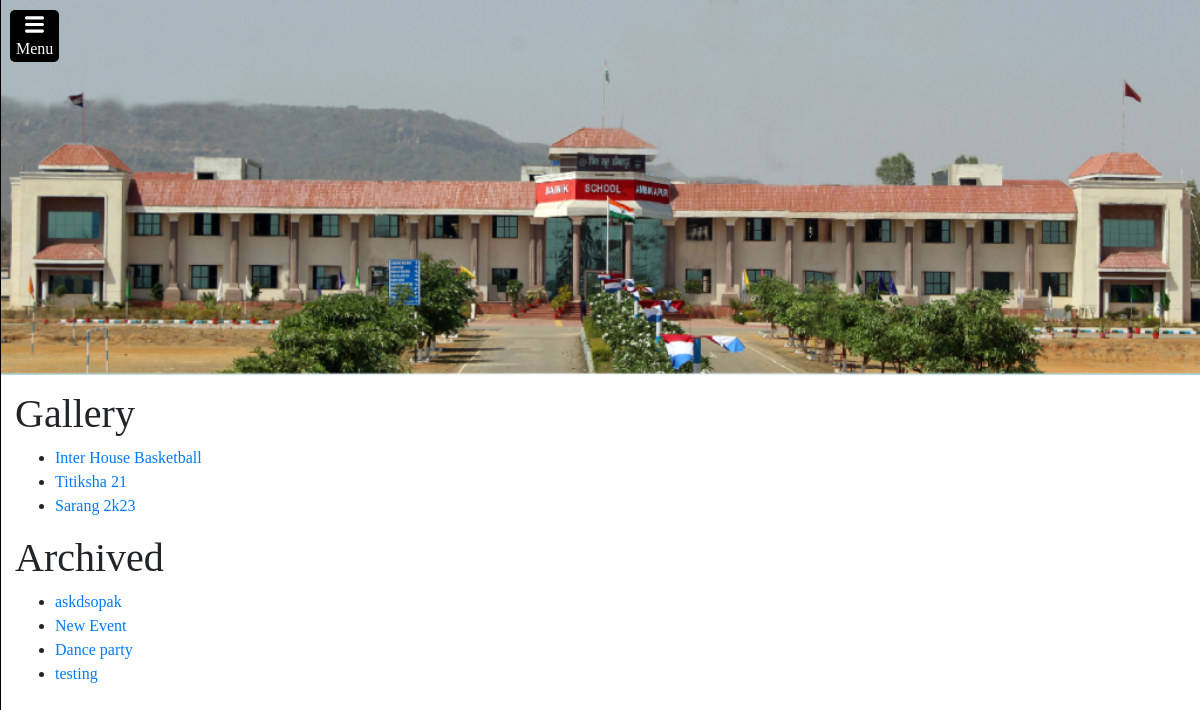
The app's page /gallery/, older data.
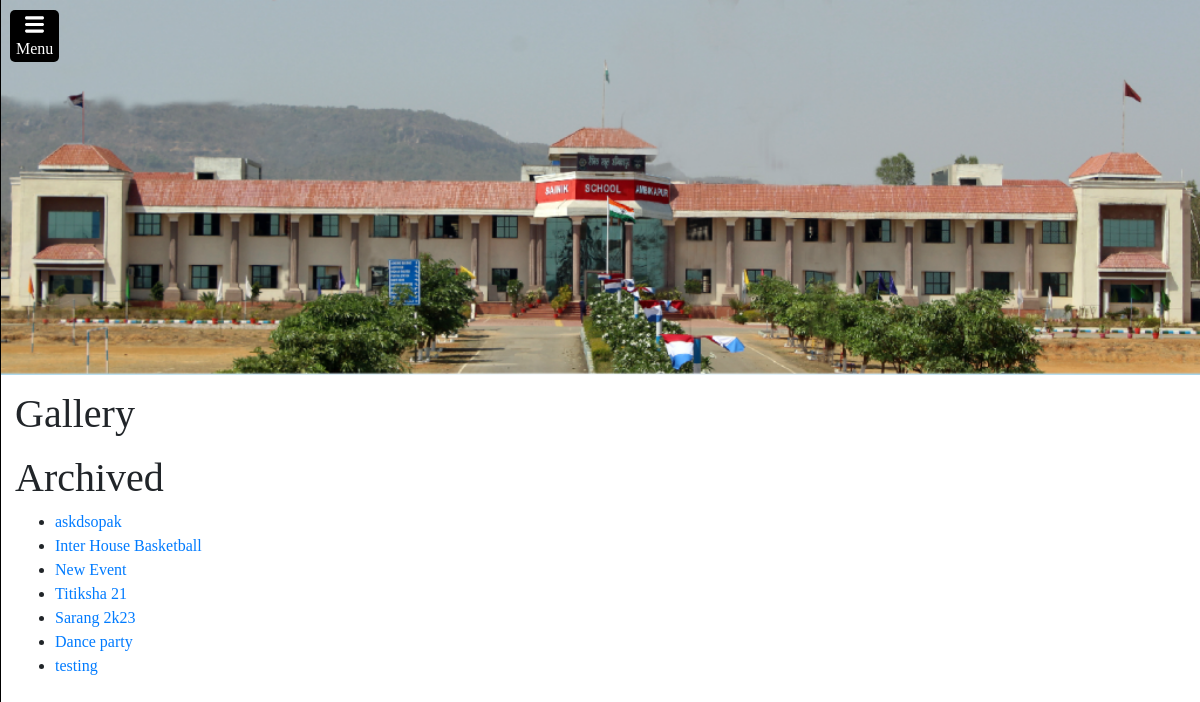
The same page, newer data.
### home/models.py (models this page shows, shortened)
class Event(models.Model):
    event_name = models.CharField(max_length=150)
    date = models.DateField(blank=True, null=True)
    active = models.BooleanField(default=False)

### home/views.py (the view)
# urls.py: path("gallery/", views.gallery, name="gallery"),
def gallery(request):
    gal_events = Event.objects.filter(active=True).order_by('-date')
    arch_events = Event.objects.filter(active=False).order_by('-date')
    return render(request, "home/gallery.html", {
        "gal_events":gal_events,
        "arch_events":arch_events,
    })

### home/templates/home/gallery.html (shortened to what this page needs)
{% extends 'home/layout.html' %}
{% load static %}
{% block head %}
<link rel="stylesheet" href="{% static 'home/submissions.css' %}">
{% endblock %}
{% block body %}
<div style="margin-left: 15px; margin-top: 15px;">
    <h1>Gallery</h1>
    {% if gal_events is not None %}
    <ul>
        {% for event in gal_events %}
        <li><a href="{% url 'home:view_event' event_id=event.id %}">{{event.event_name}}</a></li>
        {% endfor %}
    </ul>
    {% endif %}
    {% if arch_events is not None %}
    <h1>Archived</h1>
    <ul>
        {% for event in arch_events %}
        <li><a href="{% url 'home:view_event' event_id=event.id %}">{{event.event_name}}</a></li>
        {% endfor %}
    </ul>
    {% endif %}
    </div>
{% endblock %}

Row changes from the older to the newer data that the page shows:
changed Event "Inter House Basketball": moves from the list under "Gallery" to the list under "Archived"
changed Event "Titiksha 21": moves from the list under "Gallery" to the list under "Archived"
changed Event "Sarang 2k23": moves from the list under "Gallery" to the list under "Archived"
